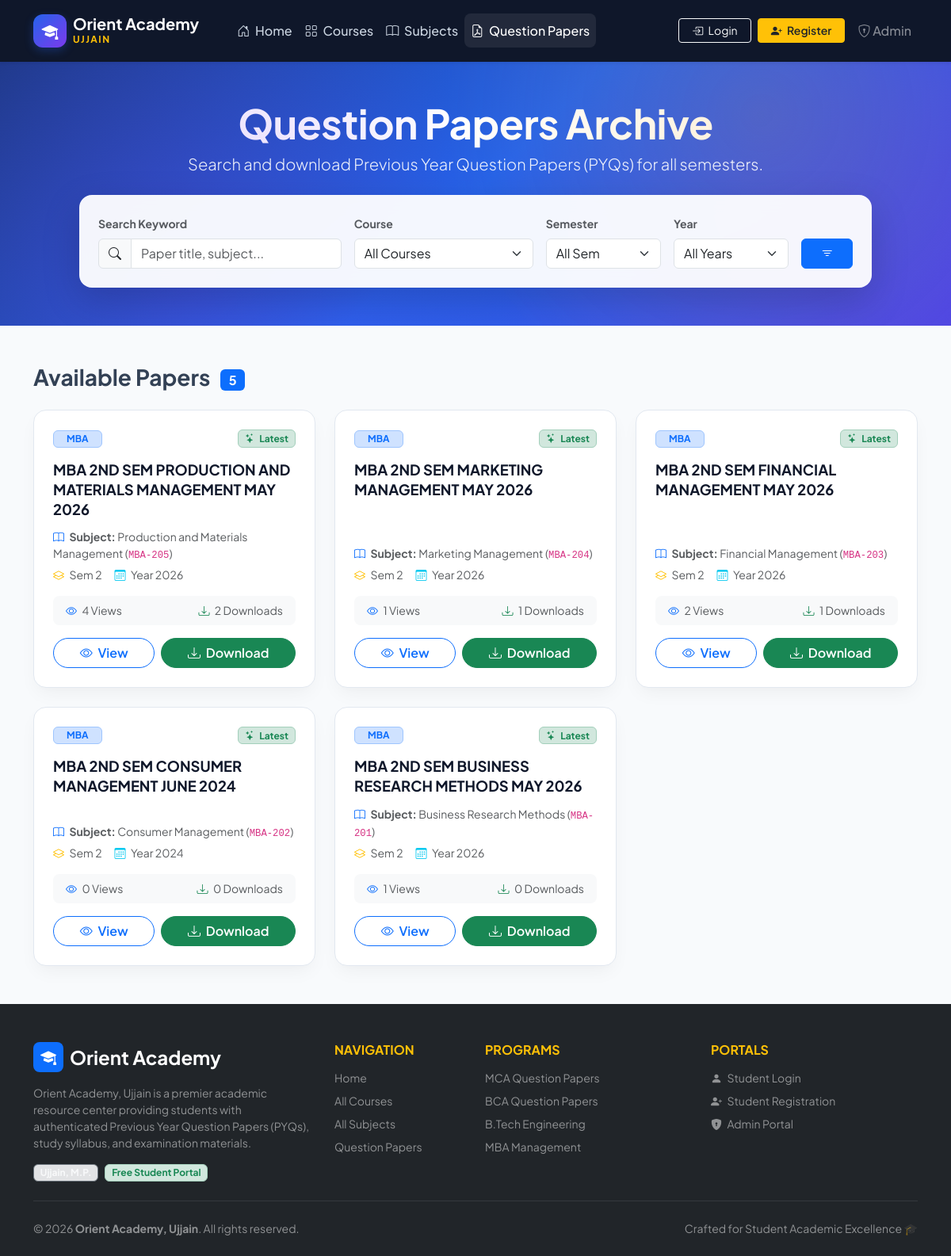
The app's page /papers.php with its own data.
### tables this page shows
CREATE TABLE IF NOT EXISTS `papers` (
  `id` int(11) NOT NULL,
  `course_id` int(11) DEFAULT NULL,
  `subject_id` int(11) DEFAULT NULL,
  `year` int(11) DEFAULT NULL,
  `semester` varchar(20) DEFAULT NULL,
  `paper_title` varchar(255) DEFAULT NULL,
  `drive_link` text DEFAULT NULL,
  `upload_date` timestamp NOT NULL DEFAULT current_timestamp(),
  `views` int(11) NOT NULL DEFAULT 0,
  `downloads` int(11) NOT NULL DEFAULT 0,
  `is_latest` tinyint(1) DEFAULT 1
);

CREATE TABLE IF NOT EXISTS `courses` (
  `id` int(11) NOT NULL,
  `course_name` varchar(100) NOT NULL,
  `course_slug` varchar(100) NOT NULL,
  `description` text NOT NULL,
  `icon_class` varchar(50) DEFAULT 'bi-mortarboard-fill',
  `badge_color` varchar(30) DEFAULT 'primary'
);

CREATE TABLE IF NOT EXISTS `subjects` (
  `id` int(11) NOT NULL,
  `course_id` int(11) DEFAULT NULL,
  `subject_name` varchar(100) DEFAULT NULL,
  `semester` varchar(20) DEFAULT '1',
  `subject_code` varchar(50) DEFAULT NULL
);

### papers.php (the view, shortened to what this page needs)
<?php
require_once 'includes/db.php';
$search = isset($_GET['search']) ? trim($_GET['search']) : '';
$query = "
SELECT
    p.*,
    c.course_name,
    s.subject_name,
    s.subject_code
FROM papers p
INNER JOIN courses c ON p.course_id = c.id
INNER JOIN subjects s ON p.subject_id = s.id
WHERE 1=1
";
$query .= " ORDER BY p.upload_date DESC, p.year DESC, p.id DESC";
$stmt = $conn->prepare($query);
$stmt->execute();
$papers_result = $stmt->get_result();
?>
<?php include 'includes/header.php'; ?>
<body>
<?php include 'includes/navbar.php'; ?>
<section class="hero text-center py-5">
    <div class="container">
        <h1 class="fw-bold mb-2">Question Papers Archive</h1>
        <p class="lead mb-4">
            Search and download Previous Year Question Papers (PYQs) for all semesters.
        </p>
        <div class="card shadow-lg border-0 rounded-4 text-start text-dark p-4 mx-auto" style="max-width: 1000px; background: rgba(255, 255, 255, 0.95); backdrop-filter: blur(10px);">
            <form method="GET" action="papers.php" class="row g-3">
                <div class="col-md-4">
                    <label class="form-label small fw-bold text-muted">Search Keyword</label>
                    <div class="input-group">
                        <span class="input-group-text bg-light"><i class="bi bi-search"></i></span>
                        <input type="text"
                               name="search"
                               class="form-control"
                               placeholder="Paper title, subject..."
                               value="<?php echo htmlspecialchars($search); ?>">
                    </div>
                </div>
                <div class="col-md-3 col-sm-6">
                    <label class="form-label small fw-bold text-muted">Course</label>
                    <select name="course_id" id="filter_course" class="form-select">
                        <option value="">All Courses</option>
                    </select>
                </div>
                <div class="col-md-2 col-sm-6">
                    <label class="form-label small fw-bold text-muted">Semester</label>
                    <select name="semester" class="form-select">
                        <option value="">All Sem</option>
                    </select>
                </div>
                <div class="col-md-2 col-sm-6">
                    <label class="form-label small fw-bold text-muted">Year</label>
                    <select name="year" class="form-select">
                        <option value="">All Years</option>
                    </select>
                </div>
                <div class="col-md-1 col-sm-6 d-flex align-items-end">
                    <button type="submit" class="btn btn-primary w-100 fw-bold" title="Apply Filter">
                        <i class="bi bi-filter"></i>
                    </button>
                </div>
            </form>
        </div>
    </div>
</section>
<section class="container py-5">
    <div class="d-flex justify-content-between align-items-center mb-4 flex-wrap gap-2">
        <h3 class="fw-bold mb-0">
            Available Papers
            <span class="badge bg-primary fs-6 ms-2 align-middle">
                <?php echo $papers_result ? $papers_result->num_rows : 0; ?>
            </span>
        </h3>
    </div>
    <?php if($papers_result && $papers_result->num_rows > 0): ?>
        <div class="row g-4">
            <?php while($paper = $papers_result->fetch_assoc()): ?>
                <div class="col-md-6 col-lg-4">
                    <div class="card paper-card h-100">
                        <div class="d-flex justify-content-between align-items-center mb-3">
                            <span class="badge bg-primary-subtle text-primary border border-primary-subtle px-3 py-1">
                                <?php echo htmlspecialchars($paper['course_name']); ?>
                            </span>
                            <?php if(!empty($paper['is_latest'])): ?>
                                <span class="badge bg-success-subtle text-success border border-success-subtle px-2 py-1 small">
                                    <i class="bi bi-stars me-1"></i> Latest
                                </span>
                            <?php endif; ?>
                        </div>
                        <h4 class="paper-card-title flex-grow-1">
                            <?php echo htmlspecialchars($paper['paper_title']); ?>
                        </h4>
                        <div class="text-muted small mb-3 d-flex flex-column gap-1">
                            <div>
                                <i class="bi bi-book me-1 text-primary"></i>
                                <strong>Subject:</strong> <?php echo htmlspecialchars($paper['subject_name']); ?>
                                <?php if(!empty($paper['subject_code'])): ?>
                                    (<code><?php echo htmlspecialchars($paper['subject_code']); ?></code>)
                                <?php endif; ?>
                            </div>
                            <div class="d-flex gap-3">
                                <span><i class="bi bi-layers me-1 text-warning"></i> Sem <?php echo htmlspecialchars($paper['semester']); ?></span>
                                <span><i class="bi bi-calendar3 me-1 text-info"></i> Year <?php echo htmlspecialchars($paper['year']); ?></span>
                            </div>
                        </div>
                        <div class="d-flex justify-content-between align-items-center py-2 px-3 bg-light rounded-3 mb-3 small text-muted">
                            <span><i class="bi bi-eye text-primary me-1"></i> <?php echo (int)$paper['views']; ?> Views</span>
                            <span><i class="bi bi-download text-success me-1"></i> <?php echo (int)$paper['downloads']; ?> Downloads</span>
                        </div>
                        <div class="d-flex gap-2">
                            <a href="viewpaper.php?id=<?php echo (int)$paper['id']; ?>"
                               target="_blank"
                               class="btn btn-outline-primary flex-grow-1 fw-semibold rounded-pill">
                                <i class="bi bi-eye me-1"></i> View
                            </a>
                            <a href="downloadpaper.php?id=<?php echo (int)$paper['id']; ?>"
                               class="btn btn-success flex-grow-1 fw-semibold rounded-pill">
                                <i class="bi bi-download me-1"></i> Download
                            </a>
                        </div>
                    </div>
                </div>
            <?php endwhile; ?>
        </div>
    <?php endif; ?>
</section>
<?php include 'includes/footer.php'; ?>
</body>
</html>

### assets/css/style.css (style rules this page uses)
:root { --primary-color: #2563eb; --primary-hover: #1d4ed8; --secondary-color: #64748b; --accent-color: #f59e0b; --dark-bg: #0f172a; --light-bg: #f8fafc; --card-shadow: 0 10px 25px -5px rgba(0, 0, 0, 0.05), 0 8px 10px -6px rgba(0, 0, 0, 0.01); --hover-shadow: 0 20px 30px -10px rgba(37, 99, 235, 0.15); --border-radius: 16px; --font-family: 'Plus Jakarta Sans', system-ui, -apple-system, sans-serif; }
html, body { min-height: 100%; }
body { display: flex; flex-direction: column; background-color: var(--light-bg); font-family: var(--font-family); color: #334155; -webkit-font-smoothing: antialiased; }
.hero { background: linear-gradient(135deg, #1e3a8a 0%, #2563eb 50%, #4f46e5 100%); color: #fff; padding: 90px 0 80px; position: relative; overflow: hidden; }
.hero::before { content: ''; position: absolute; top: 0; left: 0; right: 0; bottom: 0; background: radial-gradient(circle at 80% 20%, rgba(245, 158, 11, 0.15), transparent 40%), radial-gradient(circle at 20% 80%, rgba(124, 58, 237, 0.25), transparent 40%); pointer-events: none; }
.hero h1 { font-size: 3.2rem; font-weight: 800; letter-spacing: -0.5px; line-height: 1.15; }
.hero .lead { font-size: 1.25rem; opacity: 0.92; max-width: 750px; margin: 0 auto; }
.paper-card { background: #fff; border-radius: var(--border-radius); padding: 24px; box-shadow: var(--card-shadow); border: 1px solid #e2e8f0; transition: all 0.3s ease; display: flex; flex-direction: column; height: 100%; }
.paper-card-title { font-size: 1.15rem; font-weight: 700; color: #0f172a; margin-bottom: 12px; line-height: 1.35; }

### records on screen
papers: course.course_name "MBA", is_latest 1 (drawn), paper_title "MBA 2ND SEM PRODUCTION AND MATERIALS MANAGEMENT MAY 2026", subject.subject_name "Production and Materials Management", subject.subject_code "MBA-205", semester "2", year "2026", views "4", downloads "2"
papers: course.course_name "MBA", is_latest 1 (drawn), paper_title "MBA 2ND SEM MARKETING MANAGEMENT MAY 2026", subject.subject_name "Marketing Management", subject.subject_code "MBA-204", semester "2", year "2026", views "1", downloads "1"
papers: course.course_name "MBA", is_latest 1 (drawn), paper_title "MBA 2ND SEM FINANCIAL MANAGEMENT MAY 2026", subject.subject_name "Financial Management", subject.subject_code "MBA-203", semester "2", year "2026", views "2", downloads "1"
papers: course.course_name "MBA", is_latest 1 (drawn), paper_title "MBA 2ND SEM CONSUMER MANAGEMENT JUNE 2024", subject.subject_name "Consumer Management", subject.subject_code "MBA-202", semester "2", year "2024", views "0", downloads "0"
papers: course.course_name "MBA", is_latest 1 (drawn), paper_title "MBA 2ND SEM BUSINESS RESEARCH METHODS MAY 2026", subject.subject_name "Business Research Methods", subject.subject_code "MBA-201", semester "2", year "2026", views "1", downloads "0"

### other values on screen
$papers_result->num_rows "5"
